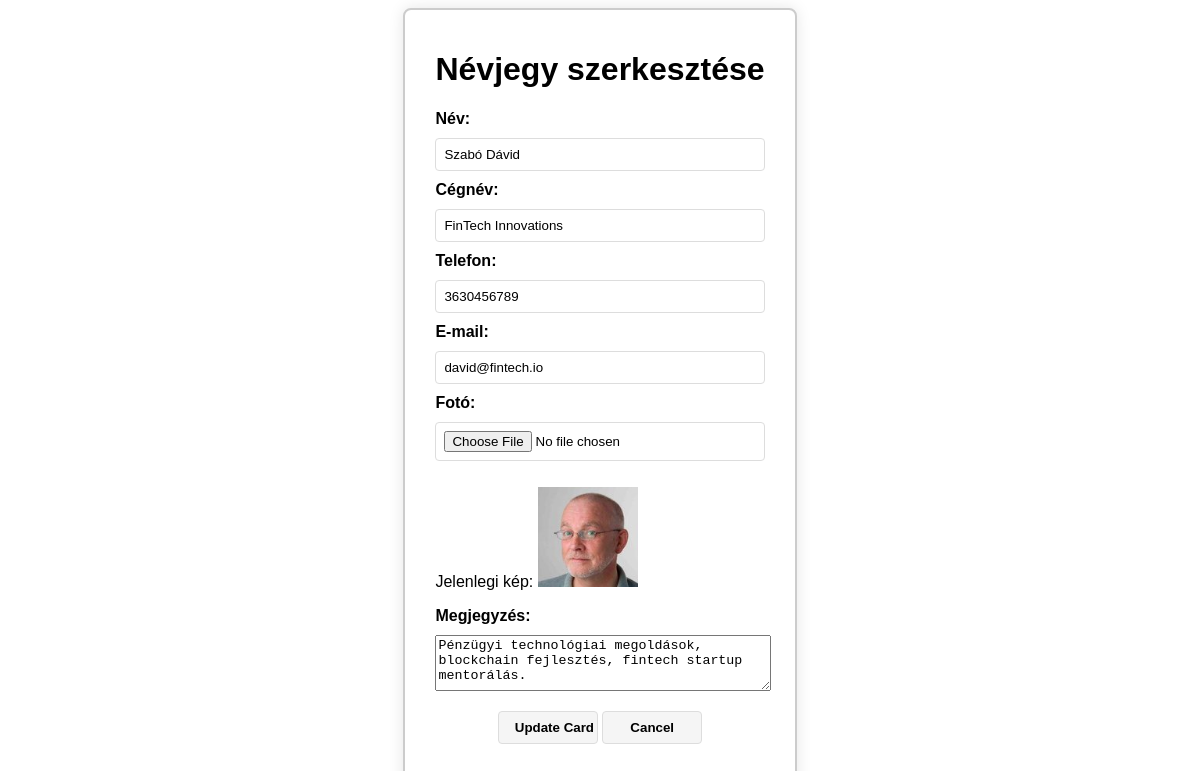
/07_1_Businesscards/edit.php?id=8, run on the app's committed database.
### tables this page shows
CREATE TABLE `cards` (
  `id` int UNSIGNED PRIMARY KEY AUTO_INCREMENT,
  `name` varchar(100) NOT NULL,
  `companyName` varchar(100) DEFAULT NULL,
  `phone` varchar(20) DEFAULT NULL,
  `email` varchar(100) DEFAULT NULL,
  `photo` varchar(255) DEFAULT NULL,
  `status` varchar(10) DEFAULT NULL,
  `note` text DEFAULT NULL
);

### 07_1_Businesscards/edit.php (the view, shortened to what this page needs)
<?php
require_once 'connection.php';
$card = [];
if (isset($_GET['id'])) {
    try {
        $id = (int)$_GET['id'];
        $stmt = $pdo->prepare("SELECT * FROM Cards WHERE id = ?");
        $stmt->execute([$id]);
        $card = $stmt->fetch(PDO::FETCH_ASSOC);
    } catch (Exception $e) {
        $error = "Hiba: " . $e->getMessage();
    }
}
?>
<!DOCTYPE html>
<html lang="hu">
<head>
</head>
<body>
    <div class="center-container">
        <form action="" method="post" enctype="multipart/form-data">
            <h1>Névjegy szerkesztése</h1>
            <?php if ($card): ?>
                <label for="name">Név:</label>
                <input type="text" id="name" name="name" value="<?= htmlspecialchars($card['name']) ?>" required><br>
                <label for="companyName">Cégnév:</label>
                <input type="text" id="companyName" name="companyName" value="<?= htmlspecialchars($card['companyName']) ?>" required><br>
                <label for="phone">Telefon:</label>
                <input type="tel" id="phone" name="phone" value="<?= htmlspecialchars($card['phone']) ?>" required><br>
                <label for="email">E-mail:</label>
                <input type="email" id="email" name="email" value="<?= htmlspecialchars($card['email']) ?>" required><br>
                <label for="photo">Fotó:</label>
                <input type="file" id="photo" name="photo"><br>
                <p>Jelenlegi kép: <img src="uploads/<?= htmlspecialchars($card['photo']) ?>" style="max-width: 100px;"></p>
                <label for="note">Megjegyzés:</label>
                <textarea id="note" name="note" rows="4"><?= htmlspecialchars($card['note']) ?></textarea><br>
                <p class="submit-container">
                    <input type="submit" value="Update Card" class="submit-btn">
                    <button type="button" onclick="window.location.href='list.php'" class="submit-btn">Cancel</button>
                </p>
            <?php else: ?>
                <p class="error">A keresett névjegy nem található.</p>
                <button type="button" onclick="window.location.href='list.php'" class="submit-btn">Vissza</button>
            <?php endif; ?>
        </form>
    </div>
</body>
</html>

### 07_1_Businesscards/edit.php (style rules this page uses)
body { font-family: sans-serif; }
.center-container { display: flex; justify-content: center; }
form { background-color: white; padding: 20px 30px; border: 2px solid #ccc; border-radius: 8px; box-shadow: 0 0 15px rgba(0,0,0,0.1); max-width: 400px; }
label { display: block; margin-bottom: 10px; font-weight: bold; width: 100px; }
input { padding: 8px; margin-bottom: 10px; border: 1px solid #ddd; border-radius: 4px; width: 100%; box-sizing: border-box; }
textarea { height: 50px; width: 100%; resize: vertical; }
.submit-container { text-align: center; }
.submit-btn { padding: 8px 16px; border: 1px solid #ddd; border-radius: 4px; background-color: #f5f5f5; cursor: pointer; font-weight: bold; transition: background-color 0.3s ease; width: 100px; }

### data on the page
cards: name "Szabó Dávid", companyName "FinTech Innovations", phone "3630456789", email "david@fintech.io", photo (picture), note "Pénzügyi technológiai megoldások, blockchain fejlesztés, fintech startup mentorálás."
